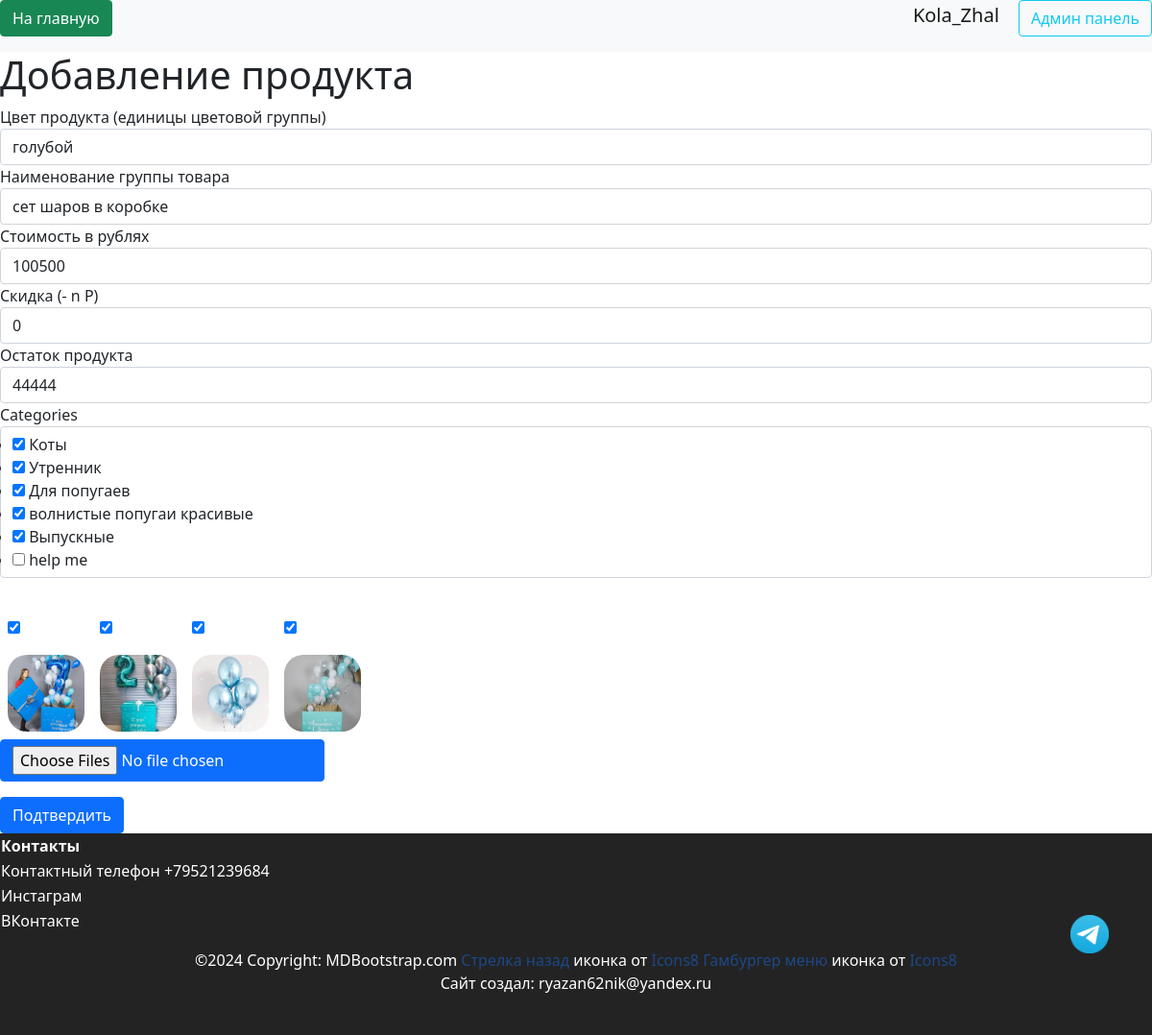
The page /admin/edit-product/7/ (signed in) on the database its author committed.
### data/users.py (models this page shows, shortened)
class User(SqlAlchemyBase, UserMixin, SerializerMixin):
    __tablename__ = "users"
    id = sqlalchemy.Column(sqlalchemy.Integer, primary_key=True, autoincrement=True)
    name = sqlalchemy.Column(sqlalchemy.String, nullable=True)
    tel = sqlalchemy.Column(sqlalchemy.String, nullable=True)
    email = sqlalchemy.Column(sqlalchemy.String, index=True, unique=True, nullable=True)
    hashed_password = sqlalchemy.Column(sqlalchemy.String, nullable=True)
    created_date = sqlalchemy.Column(sqlalchemy.DateTime, default=datetime.datetime.now)
    basket = sqlalchemy.Column(sqlalchemy.String, default="{}")
    admin = sqlalchemy.Column(sqlalchemy.Boolean, default=False)
    tg_id = sqlalchemy.Column(sqlalchemy.String, nullable=True)
    confirmed = sqlalchemy.Column(sqlalchemy.Boolean, default=False)
    address = sqlalchemy.Column(sqlalchemy.String, nullable=True)
    orders = orm.relationship("Order", back_populates="user")

### data/products.py (models this page shows, shortened)
class Products(SqlAlchemyBase, SerializerMixin):
    __tablename__ = "products"
    id = sqlalchemy.Column(sqlalchemy.Integer, primary_key=True, autoincrement=True)
    color = sqlalchemy.Column(sqlalchemy.String, nullable=True)
    sale = sqlalchemy.Column(sqlalchemy.Integer, nullable=True)
    cost = sqlalchemy.Column(sqlalchemy.Integer)
    remains = sqlalchemy.Column(sqlalchemy.Integer, nullable=True)
    img = sqlalchemy.Column(sqlalchemy.String, default="0_0_0_none.jpg")
    product_group_id = sqlalchemy.Column(
        sqlalchemy.Integer, sqlalchemy.ForeignKey("product_group.id")
    )
    product_group = orm.relationship("ProductGroup")
    category = orm.relationship(
        "Category", secondary="products_to_category", backref="products"
    )
    def get_img(self):
        return self.img.split(", ")
    def get_categories_id(self):
        return [i.id for i in self.category]

### server.py (the view, shortened to what this page needs)
@app.route(
    "/admin/edit-product/<int:product_id>/",
    defaults={"sender": -1},
    methods=["GET", "POST"],
)
@app.route("/admin/edit-product/<int:product_id>/<int:sender>", methods=["GET", "POST"])
@login_required
def edit_product(product_id, sender):
    if not current_user.admin:
        return render_template("pages/no_rights.html")
    mypath = "./static/img/products"
    onlyfiles = [f for f in listdir(mypath) if isfile(join(mypath, f))]
    all_imgs = list(
        filter(
            lambda x: (x.endswith(".jpg") or x.endswith(".png"))
            and x.split("_")[0] == str(product_id),
            onlyfiles,
        )
    )
    max_img_number = 0
    if len(all_imgs):
        max_img_number = max(all_imgs, key=lambda z: int(z.split("_")[1]))
        max_img_number = int(max_img_number.split("_")[1]) + 1
    with db_session.create_session() as db_sess:
        groups = db_sess.query(ProductGroup).all()
        groups_data = []
        for group in groups:
            groups_data.append(tuple([group.id, group.title]))
        product = db_sess.query(Products).filter(Products.id == product_id).first()
        if not product:
            abort(404)
        categories = db_sess.query(Category).all()
        categories_data = []
        for category in categories:
            categories_data.append((category.id, category.title))
        form = ProductForm(
            imgs_data=all_imgs,
            product_groups=groups_data,
            must_upload=False,
            product_group=product.product_group_id,
            categories=categories_data,
        )
        if request.method == "GET":
            form.color.data = product.color
            form.product_group.data = product.product_group_id
            form.sale.data = product.sale
            form.cost.data = product.cost
            form.imgs.data = product.get_img()
            form.remains.data = product.remains
            form.categories.data = product.get_categories_id()
        product = db_sess.query(Products).filter(Products.id == product_id).first()
        data = {"change": "1", "img": product.img}
        return render_template(
            "pages/admin_add_product.html",
            title="Редактирование товара",
            form=form,
            data=data,
        )

### forms/products.py
class ProductForm(FlaskForm):
    color = StringField('Цвет продукта (единицы цветовой группы)', validators=[DataRequired()])
    product_group = SelectField('Наименование группы товара', coerce=int,
                                choices=[(-1, 'Если необходимо создайте новую группу')]
                                )
    cost = IntegerField("Стоимость в рублях", validators=[DataRequired()])
    sale = IntegerField('Скидка (- n Р)', validators=[], default=0)
    remains = IntegerField('Остаток продукта', validators=[DataRequired()])
    imgs = MultiCheckboxField('Изображение', choices=[(-1, 'Нет изображений')])
    img = MultipleFileField(validators=[])
    categories = MultiCheckboxField(validators=[], coerce=int)
    submit = SubmitField('Подтвердить')
    def __init__(self, *args, product_groups=[], imgs_data=[], categories=[], must_upload=True, **kwargs):
        super().__init__(*args, **kwargs)
        self.product_group.choices.extend(product_groups)
        self.imgs.choices = imgs_data
        self.categories.choices = categories
        if not must_upload:
            self.img.validators = []

### data/db_session.py (called while the page is built)
def create_session() -> Session:
    global __factory
    return __factory()

### server.py (called while the page is built)
@login_manager.user_loader
def load_user(user_id):
    db_sess = db_session.create_session()
    return db_sess.query(User).filter(User.id == user_id).first()

### templates/pages/admin_add_product.html (shortened to what this page needs)
{% extends "base.html" %}
{% block content %}
<h1>Добавление продукта</h1>
<form action="" method="post" enctype="multipart/form-data">
    {% for field in form if field.name not in ['csrf_token', 'submit', 'img', 'imgs'] %}
    <div>
        {{ field.label() }}
        {{ field(class="form-control")}}
    </div>
    {% endfor %}
    <br>
    {%if data['change'] == '1'%}
    <div>
        <div class="admin-img-grid">
            {% for subfield in form.imgs %}
                <div style="margin: 0 1vh 1vh 1vh;">{{ subfield() }}<br>
                <img class="admin-img-delete"
                        src="/static/img/products/{{subfield.label.text}}"
                        alt="{{subfield.label.text}}">
            </div>
            {% endfor %}
        </div>
    </div>
    {%endif%}
    {{ form.img(class="btn btn-primary mb-3")}}
    <br>
    <p>{{ form.submit(type="submit", class="btn btn-primary") }}</p>
</form>
{% endblock %}

### templates/includes/header.html
<header class="header--fixed">
    <nav class="navbar navbar-light bg-light">
        <p align="right">
            <a href="/index" class="btn btn-success"> На главную </a>
        </p>
        {% if current_user.is_authenticated %}
        <p align="right">
            <a class="logout navbar-brand" href="/logout">{{ current_user.name }}</a>
            {% if current_user.admin%}
            <a class="btn btn-outline-info mr-2" href="/admin/products">Админ панель</a>
            {% endif %}
            {% else %}
        <p align="right">
            <a class="btn btn-primary" onclick="saveHref('/register')" href="/register">Зарегистрироваться</a>
            <a class="btn btn-success" onclick="saveHref('/login')" href="/login">Войти</a>
        </p>
        {% endif %}
    </nav>
</header>

### static/css/header.css (style rules this page uses)
:root { --main-color: #0179FA; --second-color: white; }

### static/css/footer.css (style rules this page uses)
:root { --main-color: #111111; --second-color: white; }

### static/css/mystyle.css (style rules this page uses)
html { --firstly-color: white; --secondary-color: rgba(91, 82, 212, 0.837); --thirdly-color: rgb(99, 96, 105); --fourly-color: rgb(144, 182, 242); --black: rgb(35, 35, 35); --dark-blue: #12191d; --white: #ffffff; --green: #33ff00; --caribbean: #00e197; --light-green: #8eef8c; --turquoise: #12eeff; --pink: #f053d5; --red: #fe785a; --gray-900: #0c1114; --gray-700: #242a2c; --gray-650: #495257; --gray-600: #424b4f; --gray-500: #495257; --gray-300: #8d979e; --gray-200: #acb4b9; --gray-150: #aeb6bb; --gray-100: #eef1f3; --gray-50: #f6f8f9; --framing: black; --text-color: white; }
body { min-height: 100vh; position: relative; margin: 0; padding: 0; text-align: center; }
.admin-img-delete { width: 10vh; height: 10vh; border-radius: 20px; object-fit: cover; margin-top: 2vh; }
.admin-img-grid { display: flex; justify-content: start; flex-wrap: wrap; }

### static/css/index.css (style rules this page uses)
.navbar { padding-top: 0; padding-bottom: 0; }

### static/css/product_style.css (style rules this page uses)
:root { --product-text-color: rgb(255, 122, 0); --product-description-color: rgb(195, 213, 243); --product-title-color: rgb(255, 215, 0); --product-background: rgb(19, 68, 124); }
a { color: rgb(29, 72, 136); text-decoration: none; }

### rows shown on the page
User: name "Kola_Zhal"
Products: color "голубой" "сет шаров в коробке" "100500" "0" "44444"

### other values the page prints
{{ field.label() }} "Цвет продукта (единицы цветовой группы)" "Наименование группы товара" "Стоимость в рублях" "Скидка (- n Р)" "Остаток продукта" "Categories"
